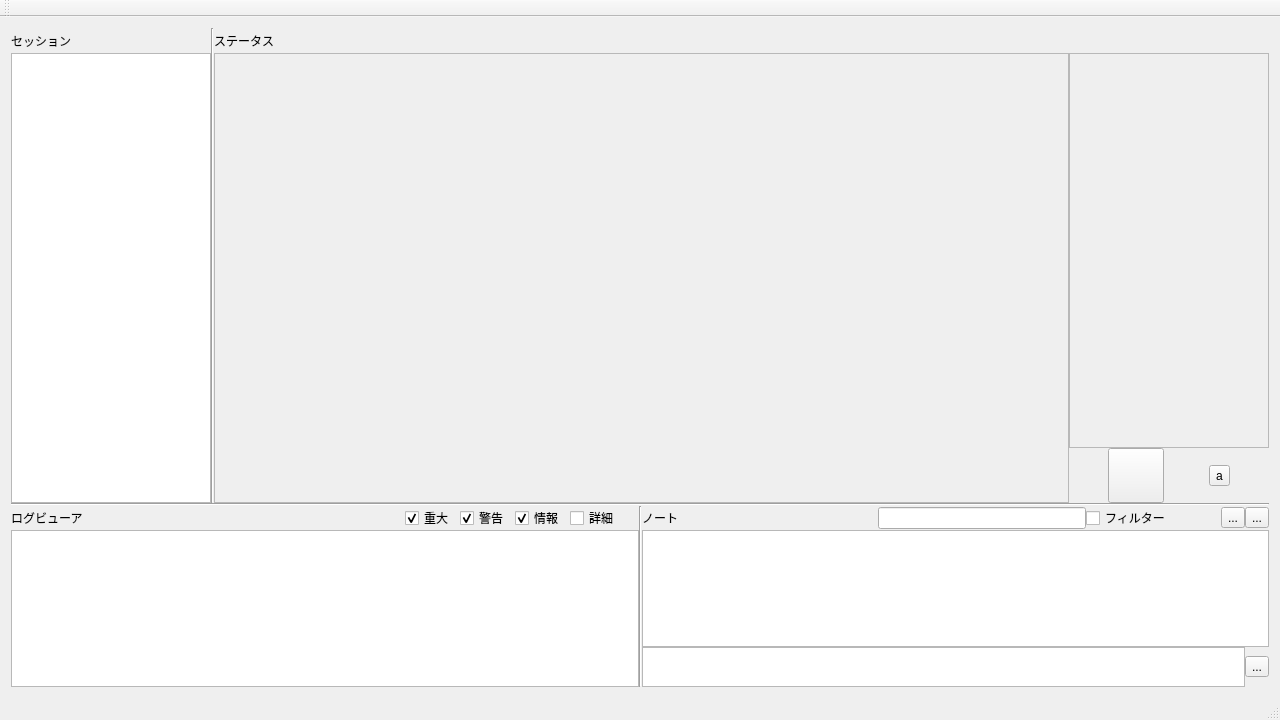
<?xml version="1.0" encoding="UTF-8"?>
<ui version="4.0">
 <class>MainWindow</class>
 <widget class="QMainWindow" name="MainWindow">
  <property name="geometry">
   <rect>
    <x>0</x>
    <y>0</y>
    <width>1280</width>
    <height>720</height>
   </rect>
  </property>
  <property name="sizePolicy">
   <sizepolicy hsizetype="Fixed" vsizetype="Fixed">
    <horstretch>0</horstretch>
    <verstretch>0</verstretch>
   </sizepolicy>
  </property>
  <property name="minimumSize">
   <size>
    <width>1280</width>
    <height>720</height>
   </size>
  </property>
  <property name="maximumSize">
   <size>
    <width>1280</width>
    <height>720</height>
   </size>
  </property>
  <property name="windowTitle">
   <string>MainWindow</string>
  </property>
  <widget class="QWidget" name="centralWidget">
   <layout class="QVBoxLayout" name="VerticalLayout" stretch="0,0,0">
    <property name="spacing">
     <number>0</number>
    </property>
    <property name="sizeConstraint">
     <enum>QLayout::SetDefaultConstraint</enum>
    </property>
    <item>
     <layout class="QHBoxLayout" name="horizontalLayout">
      <property name="spacing">
       <number>0</number>
      </property>
      <property name="sizeConstraint">
       <enum>QLayout::SetDefaultConstraint</enum>
      </property>
      <item>
       <layout class="QVBoxLayout" name="verticalLayout_3">
        <property name="spacing">
         <number>0</number>
        </property>
        <property name="sizeConstraint">
         <enum>QLayout::SetFixedSize</enum>
        </property>
        <item>
         <widget class="QLabel" name="label_3">
          <property name="sizePolicy">
           <sizepolicy hsizetype="Fixed" vsizetype="Fixed">
            <horstretch>0</horstretch>
            <verstretch>0</verstretch>
           </sizepolicy>
          </property>
          <property name="minimumSize">
           <size>
            <width>0</width>
            <height>25</height>
           </size>
          </property>
          <property name="text">
           <string>セッション</string>
          </property>
         </widget>
        </item>
        <item>
         <widget class="QListView" name="listView_2">
          <property name="sizePolicy">
           <sizepolicy hsizetype="Minimum" vsizetype="Fixed">
            <horstretch>0</horstretch>
            <verstretch>0</verstretch>
           </sizepolicy>
          </property>
          <property name="minimumSize">
           <size>
            <width>0</width>
            <height>450</height>
           </size>
          </property>
          <property name="maximumSize">
           <size>
            <width>200</width>
            <height>16777215</height>
           </size>
          </property>
         </widget>
        </item>
       </layout>
      </item>
      <item>
       <widget class="Line" name="line_2">
        <property name="orientation">
         <enum>Qt::Vertical</enum>
        </property>
       </widget>
      </item>
      <item>
       <layout class="QVBoxLayout" name="verticalLayout_4">
        <property name="spacing">
         <number>0</number>
        </property>
        <item>
         <widget class="QLabel" name="label_4">
          <property name="sizePolicy">
           <sizepolicy hsizetype="Expanding" vsizetype="Fixed">
            <horstretch>0</horstretch>
            <verstretch>0</verstretch>
           </sizepolicy>
          </property>
          <property name="minimumSize">
           <size>
            <width>0</width>
            <height>25</height>
           </size>
          </property>
          <property name="text">
           <string>ステータス</string>
          </property>
         </widget>
        </item>
        <item>
         <layout class="QHBoxLayout" name="horizontalLayout_6">
          <property name="spacing">
           <number>0</number>
          </property>
          <item>
           <layout class="QVBoxLayout" name="verticalLayout_5">
            <property name="spacing">
             <number>0</number>
            </property>
            <item>
             <widget class="QFrame" name="frame_2">
              <property name="sizePolicy">
               <sizepolicy hsizetype="Expanding" vsizetype="Expanding">
                <horstretch>0</horstretch>
                <verstretch>0</verstretch>
               </sizepolicy>
              </property>
              <property name="frameShape">
               <enum>QFrame::StyledPanel</enum>
              </property>
              <property name="frameShadow">
               <enum>QFrame::Raised</enum>
              </property>
             </widget>
            </item>
           </layout>
          </item>
          <item>
           <layout class="QVBoxLayout" name="verticalLayout_6">
            <property name="spacing">
             <number>0</number>
            </property>
            <item>
             <widget class="QFrame" name="frame_3">
              <property name="sizePolicy">
               <sizepolicy hsizetype="Preferred" vsizetype="Expanding">
                <horstretch>0</horstretch>
                <verstretch>0</verstretch>
               </sizepolicy>
              </property>
              <property name="minimumSize">
               <size>
                <width>200</width>
                <height>0</height>
               </size>
              </property>
              <property name="maximumSize">
               <size>
                <width>200</width>
                <height>16777215</height>
               </size>
              </property>
              <property name="frameShape">
               <enum>QFrame::StyledPanel</enum>
              </property>
              <property name="frameShadow">
               <enum>QFrame::Raised</enum>
              </property>
             </widget>
            </item>
            <item>
             <layout class="QHBoxLayout" name="horizontalLayout_7">
              <item>
               <widget class="QToolButton" name="toolButton_6">
                <property name="enabled">
                 <bool>true</bool>
                </property>
                <property name="sizePolicy">
                 <sizepolicy hsizetype="Fixed" vsizetype="Fixed">
                  <horstretch>0</horstretch>
                  <verstretch>0</verstretch>
                 </sizepolicy>
                </property>
                <property name="minimumSize">
                 <size>
                  <width>0</width>
                  <height>0</height>
                 </size>
                </property>
                <property name="text">
                 <string/>
                </property>
                <property name="icon">
                 <iconset resource="magmeasure-resources.qrc">
                  <normaloff>:/icons/play-button.png</normaloff>:/icons/play-button.png</iconset>
                </property>
                <property name="iconSize">
                 <size>
                  <width>48</width>
                  <height>48</height>
                 </size>
                </property>
               </widget>
              </item>
              <item>
               <widget class="QToolButton" name="toolButton_7">
                <property name="text">
                 <string>a</string>
                </property>
                <property name="icon">
                 <iconset resource="magmeasure-resources.qrc">
                  <normaloff>:/icons/pause.png</normaloff>:/icons/pause.png</iconset>
                </property>
                <property name="iconSize">
                 <size>
                  <width>48</width>
                  <height>48</height>
                 </size>
                </property>
               </widget>
              </item>
             </layout>
            </item>
           </layout>
          </item>
         </layout>
        </item>
       </layout>
      </item>
     </layout>
    </item>
    <item>
     <widget class="Line" name="line">
      <property name="orientation">
       <enum>Qt::Horizontal</enum>
      </property>
     </widget>
    </item>
    <item>
     <layout class="QHBoxLayout" name="horizontalLayout_2">
      <property name="spacing">
       <number>0</number>
      </property>
      <item>
       <layout class="QVBoxLayout" name="verticalLayout_2">
        <property name="spacing">
         <number>0</number>
        </property>
        <item>
         <layout class="QHBoxLayout" name="horizontalLayout_3">
          <property name="sizeConstraint">
           <enum>QLayout::SetFixedSize</enum>
          </property>
          <item>
           <widget class="QLabel" name="label">
            <property name="sizePolicy">
             <sizepolicy hsizetype="Preferred" vsizetype="Preferred">
              <horstretch>0</horstretch>
              <verstretch>0</verstretch>
             </sizepolicy>
            </property>
            <property name="maximumSize">
             <size>
              <width>16777215</width>
              <height>16</height>
             </size>
            </property>
            <property name="text">
             <string>ログビューア</string>
            </property>
            <property name="margin">
             <number>0</number>
            </property>
           </widget>
          </item>
          <item>
           <spacer name="horizontalSpacer">
            <property name="orientation">
             <enum>Qt::Horizontal</enum>
            </property>
            <property name="sizeHint" stdset="0">
             <size>
              <width>40</width>
              <height>0</height>
             </size>
            </property>
           </spacer>
          </item>
          <item>
           <widget class="QCheckBox" name="checkBox">
            <property name="sizePolicy">
             <sizepolicy hsizetype="Minimum" vsizetype="Minimum">
              <horstretch>0</horstretch>
              <verstretch>0</verstretch>
             </sizepolicy>
            </property>
            <property name="text">
             <string>重大</string>
            </property>
            <property name="checked">
             <bool>true</bool>
            </property>
            <property name="tristate">
             <bool>false</bool>
            </property>
           </widget>
          </item>
          <item>
           <widget class="QCheckBox" name="checkBox_2">
            <property name="sizePolicy">
             <sizepolicy hsizetype="Minimum" vsizetype="Fixed">
              <horstretch>0</horstretch>
              <verstretch>0</verstretch>
             </sizepolicy>
            </property>
            <property name="minimumSize">
             <size>
              <width>0</width>
              <height>0</height>
             </size>
            </property>
            <property name="text">
             <string>警告</string>
            </property>
            <property name="checked">
             <bool>true</bool>
            </property>
           </widget>
          </item>
          <item>
           <widget class="QCheckBox" name="checkBox_3">
            <property name="sizePolicy">
             <sizepolicy hsizetype="Minimum" vsizetype="Fixed">
              <horstretch>0</horstretch>
              <verstretch>0</verstretch>
             </sizepolicy>
            </property>
            <property name="text">
             <string>情報</string>
            </property>
            <property name="checked">
             <bool>true</bool>
            </property>
           </widget>
          </item>
          <item>
           <widget class="QCheckBox" name="checkBox_5">
            <property name="sizePolicy">
             <sizepolicy hsizetype="Minimum" vsizetype="Fixed">
              <horstretch>0</horstretch>
              <verstretch>0</verstretch>
             </sizepolicy>
            </property>
            <property name="minimumSize">
             <size>
              <width>0</width>
              <height>0</height>
             </size>
            </property>
            <property name="text">
             <string>詳細</string>
            </property>
           </widget>
          </item>
          <item>
           <spacer name="horizontalSpacer_3">
            <property name="orientation">
             <enum>Qt::Horizontal</enum>
            </property>
            <property name="sizeType">
             <enum>QSizePolicy::Minimum</enum>
            </property>
            <property name="sizeHint" stdset="0">
             <size>
              <width>20</width>
              <height>22</height>
             </size>
            </property>
           </spacer>
          </item>
         </layout>
        </item>
        <item>
         <widget class="QListView" name="listView">
          <property name="maximumSize">
           <size>
            <width>16777215</width>
            <height>16777215</height>
           </size>
          </property>
         </widget>
        </item>
       </layout>
      </item>
      <item>
       <widget class="Line" name="line_3">
        <property name="orientation">
         <enum>Qt::Vertical</enum>
        </property>
       </widget>
      </item>
      <item>
       <layout class="QVBoxLayout" name="verticalLayout">
        <property name="spacing">
         <number>0</number>
        </property>
        <item>
         <layout class="QHBoxLayout" name="horizontalLayout_4">
          <property name="spacing">
           <number>-1</number>
          </property>
          <property name="sizeConstraint">
           <enum>QLayout::SetFixedSize</enum>
          </property>
          <item>
           <widget class="QLabel" name="label_2">
            <property name="sizePolicy">
             <sizepolicy hsizetype="Preferred" vsizetype="Fixed">
              <horstretch>0</horstretch>
              <verstretch>0</verstretch>
             </sizepolicy>
            </property>
            <property name="text">
             <string>ノート</string>
            </property>
           </widget>
          </item>
          <item>
           <spacer name="horizontalSpacer_2">
            <property name="orientation">
             <enum>Qt::Horizontal</enum>
            </property>
            <property name="sizeType">
             <enum>QSizePolicy::Fixed</enum>
            </property>
            <property name="sizeHint" stdset="0">
             <size>
              <width>200</width>
              <height>0</height>
             </size>
            </property>
           </spacer>
          </item>
          <item>
           <widget class="QLineEdit" name="lineEdit">
            <property name="sizePolicy">
             <sizepolicy hsizetype="Expanding" vsizetype="Fixed">
              <horstretch>0</horstretch>
              <verstretch>0</verstretch>
             </sizepolicy>
            </property>
           </widget>
          </item>
          <item>
           <widget class="QCheckBox" name="checkBox_4">
            <property name="sizePolicy">
             <sizepolicy hsizetype="Minimum" vsizetype="Fixed">
              <horstretch>0</horstretch>
              <verstretch>0</verstretch>
             </sizepolicy>
            </property>
            <property name="text">
             <string>フィルター</string>
            </property>
           </widget>
          </item>
          <item>
           <spacer name="horizontalSpacer_4">
            <property name="orientation">
             <enum>Qt::Horizontal</enum>
            </property>
            <property name="sizeType">
             <enum>QSizePolicy::Fixed</enum>
            </property>
            <property name="sizeHint" stdset="0">
             <size>
              <width>50</width>
              <height>20</height>
             </size>
            </property>
           </spacer>
          </item>
          <item>
           <widget class="QToolButton" name="toolButton_3">
            <property name="text">
             <string>...</string>
            </property>
            <property name="icon">
             <iconset resource="magmeasure-resources.qrc">
              <normaloff>:/icons/star.png</normaloff>:/icons/star.png</iconset>
            </property>
           </widget>
          </item>
          <item>
           <widget class="QToolButton" name="toolButton_4">
            <property name="text">
             <string>...</string>
            </property>
            <property name="icon">
             <iconset resource="magmeasure-resources.qrc">
              <normaloff>:/icons/garbage.png</normaloff>:/icons/garbage.png</iconset>
            </property>
           </widget>
          </item>
         </layout>
        </item>
        <item>
         <widget class="QListView" name="listView_3">
          <property name="maximumSize">
           <size>
            <width>16777215</width>
            <height>16777215</height>
           </size>
          </property>
         </widget>
        </item>
        <item>
         <layout class="QHBoxLayout" name="horizontalLayout_5">
          <property name="spacing">
           <number>-1</number>
          </property>
          <property name="sizeConstraint">
           <enum>QLayout::SetFixedSize</enum>
          </property>
          <item>
           <widget class="QPlainTextEdit" name="plainTextEdit">
            <property name="sizePolicy">
             <sizepolicy hsizetype="Expanding" vsizetype="Fixed">
              <horstretch>0</horstretch>
              <verstretch>0</verstretch>
             </sizepolicy>
            </property>
            <property name="minimumSize">
             <size>
              <width>0</width>
              <height>0</height>
             </size>
            </property>
            <property name="maximumSize">
             <size>
              <width>16777215</width>
              <height>40</height>
             </size>
            </property>
            <property name="sizeAdjustPolicy">
             <enum>QAbstractScrollArea::AdjustIgnored</enum>
            </property>
           </widget>
          </item>
          <item>
           <widget class="QToolButton" name="toolButton_2">
            <property name="text">
             <string>...</string>
            </property>
            <property name="icon">
             <iconset resource="magmeasure-resources.qrc">
              <normaloff>:/icons/diskette.png</normaloff>:/icons/diskette.png</iconset>
            </property>
            <property name="iconSize">
             <size>
              <width>32</width>
              <height>32</height>
             </size>
            </property>
           </widget>
          </item>
         </layout>
        </item>
       </layout>
      </item>
      <item>
       <widget class="QFrame" name="frame">
        <property name="frameShape">
         <enum>QFrame::StyledPanel</enum>
        </property>
        <property name="frameShadow">
         <enum>QFrame::Raised</enum>
        </property>
       </widget>
      </item>
     </layout>
    </item>
   </layout>
  </widget>
  <widget class="QToolBar" name="mainToolBar">
   <property name="sizePolicy">
    <sizepolicy hsizetype="Fixed" vsizetype="Fixed">
     <horstretch>0</horstretch>
     <verstretch>0</verstretch>
    </sizepolicy>
   </property>
   <property name="minimumSize">
    <size>
     <width>1280</width>
     <height>0</height>
    </size>
   </property>
   <property name="maximumSize">
    <size>
     <width>1280</width>
     <height>16777215</height>
    </size>
   </property>
   <attribute name="toolBarArea">
    <enum>TopToolBarArea</enum>
   </attribute>
   <attribute name="toolBarBreak">
    <bool>false</bool>
   </attribute>
  </widget>
  <widget class="QStatusBar" name="statusBar"/>
 </widget>
 <layoutdefault spacing="6" margin="11"/>
 <resources>
  <include location="magmeasure-resources.qrc"/>
 </resources>
 <connections/>
</ui>
